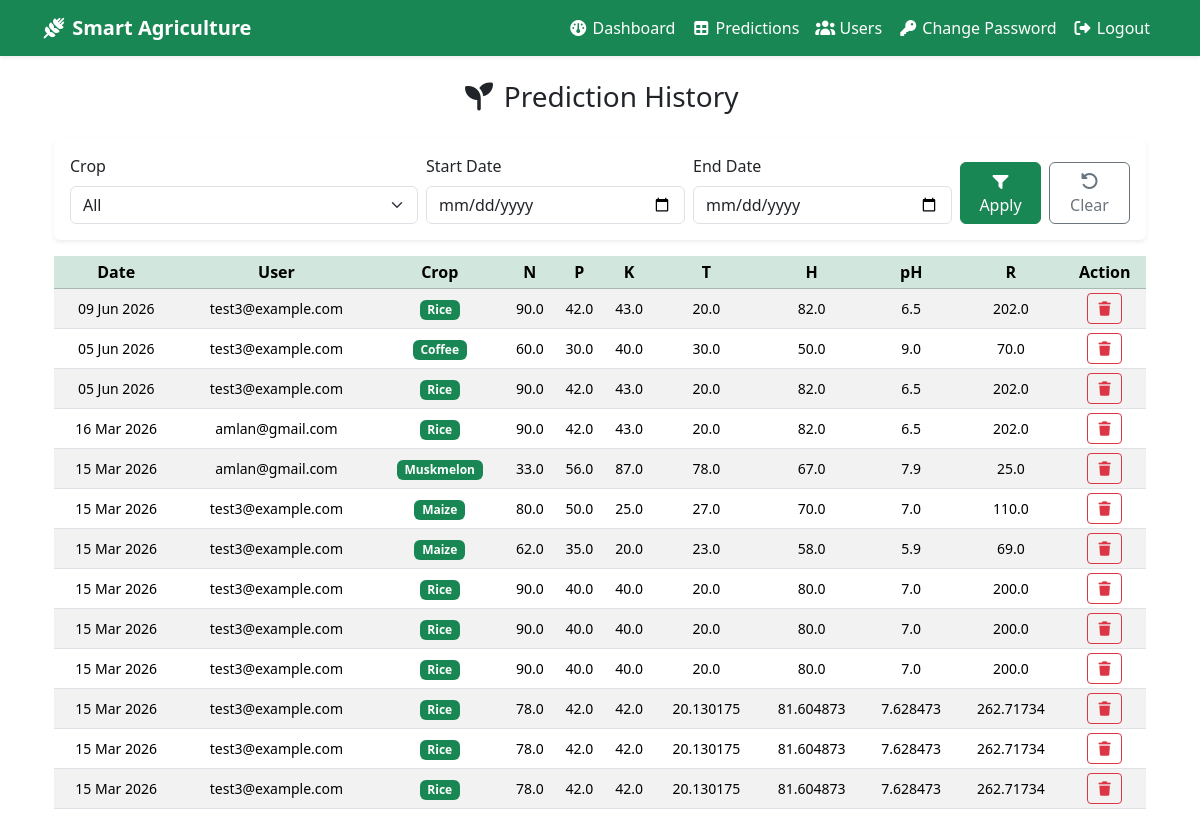
/admin_view_predictions/ (signed in), run on the app's committed database.
### recommender/models.py (models this page shows, shortened)
class Prediction(models.Model):
    user = models.ForeignKey(User, on_delete=models.CASCADE, related_name='predictions')
    N = models.FloatField()
    P = models.FloatField()
    K = models.FloatField()
    temperature = models.FloatField()
    humidity = models.FloatField()
    ph = models.FloatField()
    rainfall = models.FloatField()
    predicted_crop = models.CharField(max_length=15)
    created_at = models.DateTimeField(auto_now_add=True)
    class Meta:
        ordering = ['-created_at']

### recommender/views.py (the view)
# urls.py: path('admin_view_predictions/',admin_view_predictions,name='admin_view_predictions'),
@user_passes_test(is_staff, login_url='admin_login')
def admin_view_predictions(request):
    qs = Prediction.objects.select_related('user')
    crop = request.GET.get('crop')
    start = request.GET.get('start')
    end = request.GET.get('end')
    if crop:
        qs = qs.filter(predicted_crop__iexact=crop)
    d_start = parse_date(start) if start else None
    d_end = parse_date(end) if end else None
    if d_start:
        qs = qs.filter(created_at__date__gte=d_start)
    if d_end:
        qs = qs.filter(created_at__date__lte=d_end)
    crops = (Prediction.objects
             .order_by('predicted_crop')
             .values_list('predicted_crop',flat=True)
             .distinct())
    context = {
       "qs" : qs,
       "crops" : crops,
       "current_crop" : crop,
       "start" : start,
       "end" : end,
   }
    return render(request,"admin_view_predictions.html",context)

### recommender/views.py (called while the page is built)
def is_staff(user):
    return user.is_authenticated and user.is_staff

### recommender/templates/admin_view_predictions.html (shortened to what this page needs)
{% extends 'base.html' %}
{% load static %}
{% block content %}
  <div class="container">
    <div class="text-center mb-4">
      <h3><i class="fa-solid fa-seedling"></i> Prediction History</h3>
    </div>
    <form method="get" class="card card-body shadow-sm border-0 mb-3">
        <div class="row g-2">
            <div class="col-md-4">
                <label class="form-label">Crop</label>
                <select name="crop" class="form-select">
                    <option value="">All</option>
                </select>
            </div>
            <div class="col-md-3">
                <label class="form-label">Start Date</label>
                <input type="date" name="start" value="{{start}}" class="form-control">
            </div>
            <div class="col-md-3">
                <label class="form-label">End Date</label>
                <input type="date" name="end" value="{{end}}" class="form-control">
            </div>
            <div class="col-md-2 d-flex align-items-end gap-2">
                <button class="btn btn-success w-100" type="submit">
                    <i class="fa-solid fa-filter"></i> Apply
                </button>
                <button type="reset" class="btn btn-outline-secondary w-100">
                    <i class="fa-solid fa-rotate-left"></i> Clear
                </button>
            </div>
        </div>
    </form>
    <div class="table-responsive">
      <table class="table table-sm table-striped table-hover text-center align-middle">
        <thead class="table-success">
          <tr>
            <th>Date</th>
            <th>User</th>
            <th>Crop</th>
            <th>N</th>
            <th>P</th>
            <th>K</th>
            <th>T</th>
            <th>H</th>
            <th>pH</th>
            <th>R</th>
            <th>Action</th>
          </tr>
        </thead>
        <tbody>
                {% for p in qs %}
                    <tr>
                        <td class="small">{{ p.created_at|date:'d M Y' }}</td>
                        <td class="small">{{ p.user.username }}</td>
                        <td>
                        <span class="badge bg-success small">{{ p.predicted_crop|title }}</span>
                        </td>
                        <td class="small">{{ p.N }}</td>
                        <td class="small">{{ p.P }}</td>
                        <td class="small">{{ p.K }}</td>
                        <td class="small">{{ p.temperature }}</td>
                        <td class="small">{{ p.humidity }}</td>
                        <td class="small">{{ p.ph }}</td>
                        <td class="small">{{ p.rainfall }}</td>
                        <td>
                            <a href="{% url 'admin_delete_prediction' p.id %}" class="btn btn-outline-danger btn-sm" onclick="return confirm('Delete this record? This cannot be undone!')"><i class="fa-solid fa-trash"></i></a>
                        </td>
                    </tr>
                {% endfor %}
        </tbody>
      </table>
    </div>
  </div>
{% endblock %}

### data on the page
Prediction: created_at "09 Jun 2026", user.username "test3@example.com", predicted_crop "Rice", N "90.0", P "42.0", K "43.0", temperature "20.0", humidity "82.0", ph "6.5", rainfall "202.0"
Prediction: created_at "05 Jun 2026", user.username "test3@example.com", predicted_crop "Coffee", N "60.0", P "30.0", K "40.0", temperature "30.0", humidity "50.0", ph "9.0", rainfall "70.0"
Prediction: created_at "05 Jun 2026", user.username "test3@example.com", predicted_crop "Rice", N "90.0", P "42.0", K "43.0", temperature "20.0", humidity "82.0", ph "6.5", rainfall "202.0"
Prediction: created_at "16 Mar 2026", user.username "amlan@gmail.com", predicted_crop "Rice", N "90.0", P "42.0", K "43.0", temperature "20.0", humidity "82.0", ph "6.5", rainfall "202.0"
Prediction: created_at "15 Mar 2026", user.username "amlan@gmail.com", predicted_crop "Muskmelon", N "33.0", P "56.0", K "87.0", temperature "78.0", humidity "67.0", ph "7.9", rainfall "25.0"
Prediction: created_at "15 Mar 2026", user.username "test3@example.com", predicted_crop "Maize", N "80.0", P "50.0", K "25.0", temperature "27.0", humidity "70.0", ph "7.0", rainfall "110.0"
Prediction: created_at "15 Mar 2026", user.username "test3@example.com", predicted_crop "Maize", N "62.0", P "35.0", K "20.0", temperature "23.0", humidity "58.0", ph "5.9", rainfall "69.0"
Prediction: created_at "15 Mar 2026", user.username "test3@example.com", predicted_crop "Rice", N "90.0", P "40.0", K "40.0", temperature "20.0", humidity "80.0", ph "7.0", rainfall "200.0"
Prediction: created_at "15 Mar 2026", user.username "test3@example.com", predicted_crop "Rice", N "90.0", P "40.0", K "40.0", temperature "20.0", humidity "80.0", ph "7.0", rainfall "200.0"
Prediction: created_at "15 Mar 2026", user.username "test3@example.com", predicted_crop "Rice", N "90.0", P "40.0", K "40.0", temperature "20.0", humidity "80.0", ph "7.0", rainfall "200.0"
Prediction: created_at "15 Mar 2026", user.username "test3@example.com", predicted_crop "Rice", N "78.0", P "42.0", K "42.0", temperature "20.130175", humidity "81.604873", ph "7.628473", rainfall "262.71734"
Prediction: created_at "15 Mar 2026", user.username "test3@example.com", predicted_crop "Rice", N "78.0", P "42.0", K "42.0", temperature "20.130175", humidity "81.604873", ph "7.628473", rainfall "262.71734"
Prediction: created_at "15 Mar 2026", user.username "test3@example.com", predicted_crop "Rice", N "78.0", P "42.0", K "42.0", temperature "20.130175", humidity "81.604873", ph "7.628473", rainfall "262.71734"
